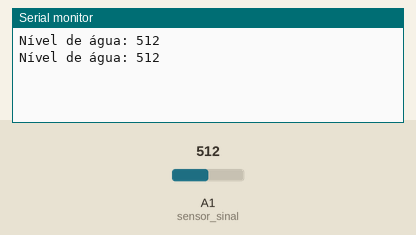
The sketch below on a simulated Arduino Uno, built with avr-gcc and run on an emulated ATmega328P. Shown: the last lines printed to the serial monitor. Inputs (shaded band) come from the test bench; at power-on: A1 (sensor_sinal) = 512.

Above: at 1.8 s.
1.9 s: A1 (sensor_sinal) set to 716
At 2.8 s:
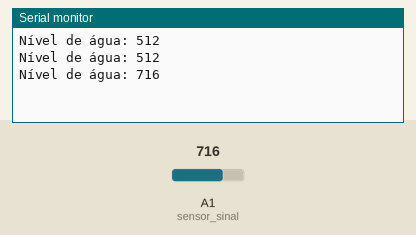
3.4 s: A1 (sensor_sinal) set to 900
At 4.9 s:
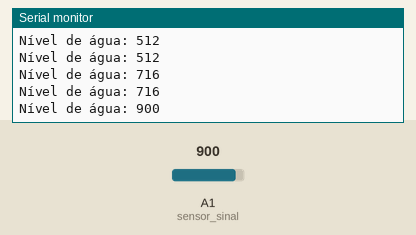
Timing chart, 0 to 6.4 s (numbered marks = the images above; inputs shaded):
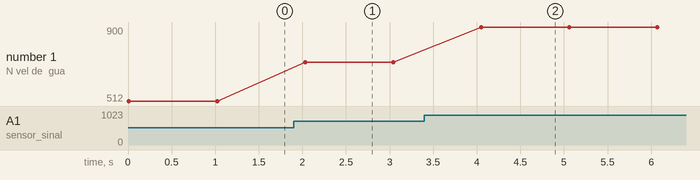

Measured:
- after the input at 1.9 s, the serial monitor: prints a new line after 0.13 s (image 1)
- after the input at 3.4 s, the serial monitor: prints a new line after 0.65 s (image 2)
- plotted number 1: 512 → 716 after the input at 1.9 s, 716 → 900 after the input at 3.4 s

The sketch:

water_sensor.ino
```cpp
#define water_sensor 2
#define sensor_sinal A1

int water_volume = 0;

void setup() {
  pinMode(water_sensor, OUTPUT);

  digitalWrite(water_sensor, LOW);
  Serial.begin(9600);
}

void loop() {
  int volume = readSensor();
  Serial.print("Nível de água: ");
  Serial.println(volume);
  delay(1000);
}

int readSensor() {
  digitalWrite(water_sensor, HIGH);
  delay(10);
  water_volume = analogRead(sensor_sinal);
  digitalWrite(water_sensor, LOW);
  return water_volume;
}
```
